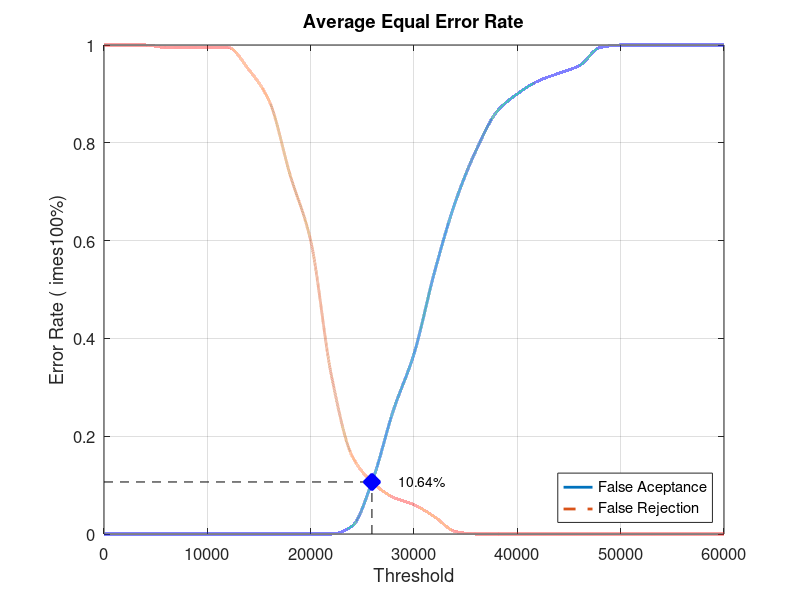
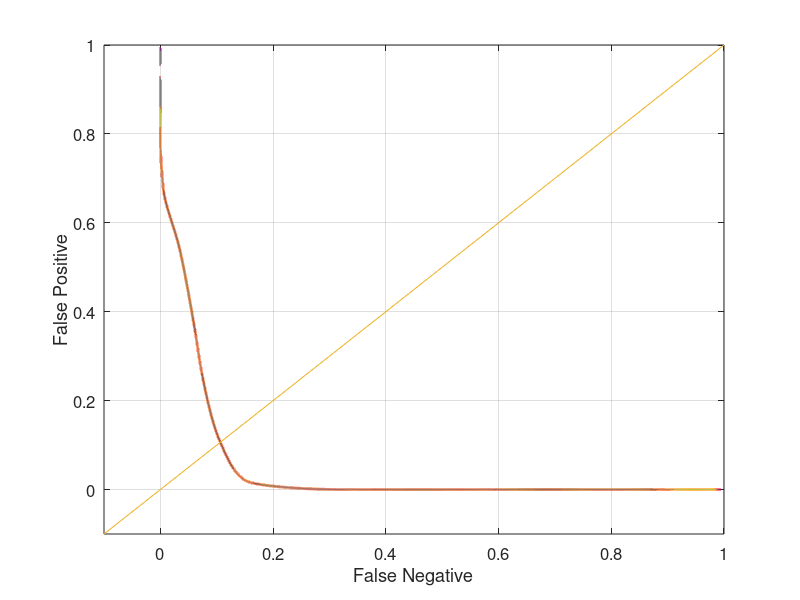

Reproduce these figures in MATLAB, in order.
close all;
clear;
clc;
x = 0:2000:60000;
xq = 0:0.5:60000;

y0 = [0 0 0 0 0 0 0 0 0 0 0 0 0.0157895 0.110526 0.252632 0.368421 0.536842 0.678947 0.784211 0.863158 0.9 0.926316 0.942105 0.957895 0.994737 1 1 1 1 1 1]
yy0 = interp1(x, y0, xq, 'pchip');
y1 = [1 1 1 0.995 0.995 0.995 0.995 0.95 0.885 0.735 0.6 0.325 0.16 0.105 0.075 0.06 0.035 0.005 0 0 0 0 0 0 0 0 0 0 0 0 0]
yy1 = interp1(x, y1, xq, 'pchip');

% Calculating EER: 
y2 = abs(y0 - y1);
find(y2 == min(y2))
yy2 = abs(yy0 - yy1);
xEER = find(yy2 == min(yy2));
xEERIndex = xq(xEER) % X-axis EER
yEER = yy0(xEER) % Y-axis EER

main = figure
plot(xq, yy0,'-','LineWidth', 2);	hold on
plot(xq, yy1,'--','LineWidth', 2);	hold on
plot([xEERIndex xEERIndex], [0 yEER], 'k--');	hold on
plot([0 xEERIndex], [yEER yEER], 'k--');	hold on
plot(xEERIndex, yEER, 'bx', 'LineWidth', 10);	hold on
text(xEERIndex + 10 * xEERIndex / 100, yEER, [num2str(round((10000 * yEER)) / 100) '%'])
legend('False Aceptance', 'False Rejection', 'Location', 'SouthEast')
xlabel('Threshold')
ylabel('Error Rate (	imes100%)')
title('Average Equal Error Rate')
set(gca, 'FontSize', 12)
axis([0 60000 0 1])
grid on

print(main, 'Database1_1Main', '-dpng');
FNRxFPR = figure('Color', [1 1 1]);
plot(yy1, yy0, '-', yy1, yy0, 'LineWidth', 2);
hold on
y = -0.1:0.1:1
plot(y, y); 
set(gca, 'FontSize', 12)
xlabel('False Negative')
ylabel('False Positive')
axis([-0.1 1 -0.1 1])
set(gca, 'FontSize', 12)
grid on

print(FNRxFPR, 'Database1_1FNRxFPR','-dpng');
